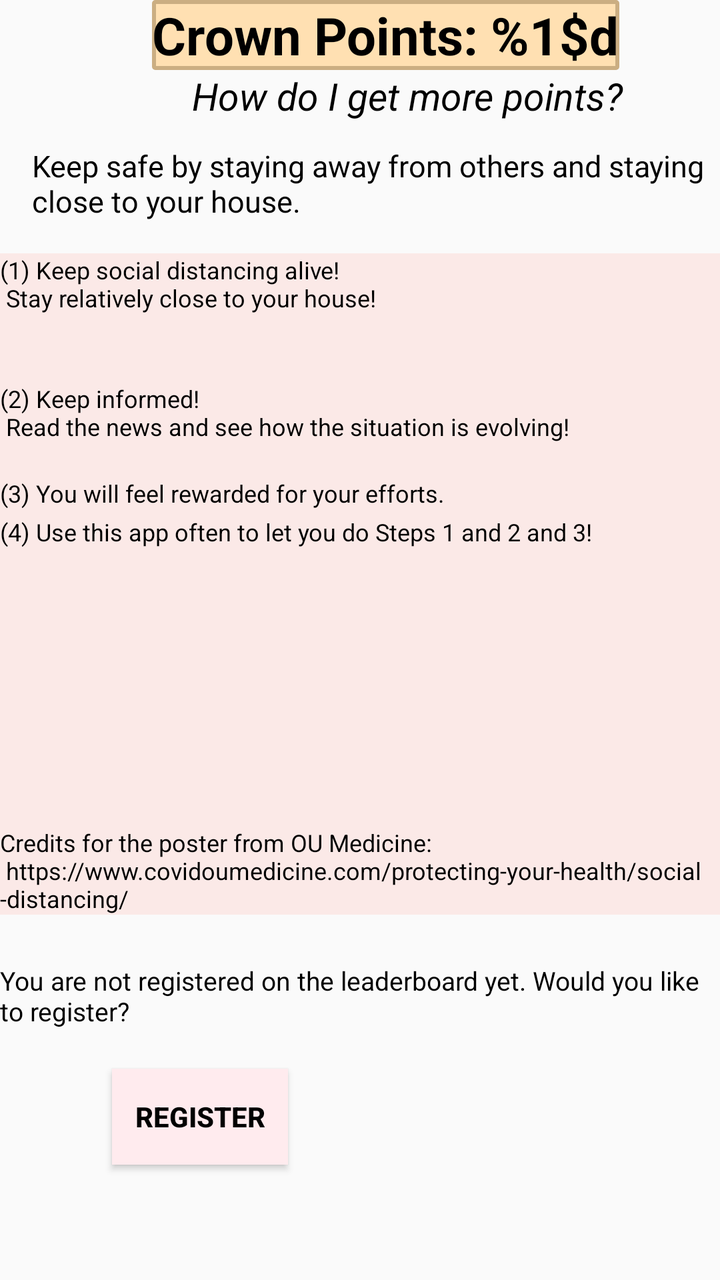
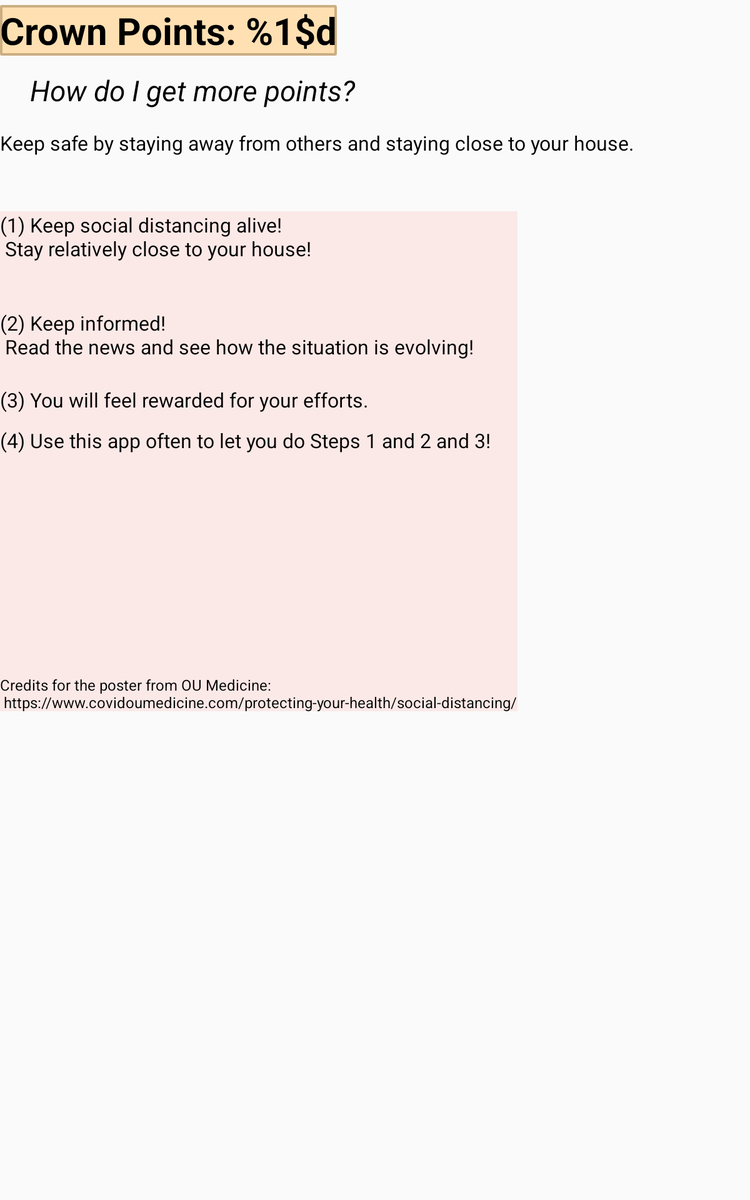

Two renders of one Android screen. The first uses the default layout on a phone; the second uses the alternative layout the repository ships for a different screen configuration, on a matching device. The two XML files are below.
<!-- AndroidManifest.xml: application theme AppTheme -->
<!-- res/layout/point_fragment.xml -->
<?xml version="1.0" encoding="utf-8"?>
<androidx.coordinatorlayout.widget.CoordinatorLayout xmlns:android="http://schemas.android.com/apk/res/android"
                                                     xmlns:app="http://schemas.android.com/apk/res-auto"
                                                     android:layout_width="match_parent"
                                                     android:layout_height="match_parent" android:id="@+id/coordinator">

    <androidx.constraintlayout.widget.ConstraintLayout android:layout_width="match_parent"
                                                       android:layout_height="match_parent">

        <TextView
                android:text="@string/points_title"
                android:layout_width="wrap_content"
                android:layout_height="wrap_content" android:id="@+id/points_title_view"
                app:layout_constraintTop_toTopOf="parent"
                app:layout_constraintStart_toStartOf="parent"
                android:textColor="@android:color/black"
                android:textSize="26sp"
                android:textStyle="bold"
                android:background="@drawable/border_bg" android:layout_marginStart="76dp"/>
        <TextView
                android:text="@string/how_do_i_get_more_points"
                android:layout_width="wrap_content"
                android:layout_height="wrap_content" android:id="@+id/subTitle"
                app:layout_constraintTop_toBottomOf="@+id/points_title_view"
                app:layout_constraintStart_toStartOf="parent"
                android:layout_marginStart="96dp"
                android:textSize="19sp"
                android:textStyle="italic"
                android:textColor="@android:color/black"/>
        <TextView
                android:text="@string/points_info"
                android:layout_width="wrap_content"
                android:layout_height="wrap_content" android:id="@+id/subTitleInfo"
                android:layout_marginTop="12dp" app:layout_constraintStart_toStartOf="parent"
                app:layout_constraintTop_toBottomOf="@id/subTitle"
                android:textSize="15sp"
                android:textStyle="normal"
                android:textColor="@android:color/black" android:layout_marginStart="16dp"/>
        <LinearLayout android:layout_width="match_parent" android:layout_height="wrap_content"
                      android:orientation="vertical"
                      android:background="#FBE9E7"
                      app:layout_constraintTop_toBottomOf="@+id/subTitleInfo"
                      android:layout_marginTop="16dp" app:layout_constraintStart_toStartOf="parent"
                      android:id="@+id/linearLayout">
            <TextView android:layout_width="wrap_content" android:layout_height="0dp"
                      android:textSize="12sp"
                      android:textColor="@android:color/black"
                      android:layout_weight="2"
                      android:layout_marginBottom="20dp"
                      android:text="@string/step_1"/>
            <TextView android:layout_width="wrap_content" android:layout_height="0dp"
                      android:textSize="12sp"
                      android:layout_marginBottom="3dp"
                      android:textColor="@android:color/black"
                      android:layout_weight="2"
                      android:text="@string/step_2"/>

            <TextView android:layout_width="wrap_content" android:layout_height="0dp"
                      android:textSize="12sp"
                      android:layout_marginBottom="3dp"
                      android:textColor="@android:color/black"
                      android:layout_weight="1"
                      android:text="@string/step_3"/>

            <TextView android:layout_width="wrap_content" android:layout_height="0dp"
                      android:textSize="12sp"
                      android:layout_marginBottom="10dp"
                      android:textColor="@android:color/black"
                      android:layout_weight="1"
                      android:text="@string/step_4"/>

            <ImageView android:layout_width="match_parent" android:layout_height="99dp"
                       android:layout_marginTop="10dp" android:contentDescription="@string/social_distancing_poster"
                       android:src="@drawable/social_distancing_poster"
                       android:layout_weight="1"
                       app:srcCompat="@drawable/social_distancing_poster"
                       android:scaleType="fitCenter" android:cropToPadding="true" android:adjustViewBounds="true"/>

            <TextView android:layout_width="wrap_content" android:layout_height="0dp"
                      android:textSize="12sp"
                      android:layout_marginTop="20dp"
                      android:textColor="@android:color/black"
                      android:layout_weight="1"
                      android:text="@string/credits_poster"/>
        </LinearLayout>

        <TextView
                android:text="@string/query_leaderboard"
                android:layout_width="wrap_content"
                app:layout_constraintLeft_toLeftOf="parent"
                android:textColor="@android:color/black"
                android:textSize="13sp"
                android:layout_height="wrap_content" android:id="@+id/registerQuery"
                app:layout_constraintTop_toBottomOf="@+id/linearLayout"
                android:layout_marginTop="24dp"/>

        <Button
                android:layout_width="wrap_content"
                android:layout_height="wrap_content"
                android:id="@+id/registerLeaderboard"
                app:layout_constraintTop_toBottomOf="@id/registerQuery"
                app:layout_constraintLeft_toLeftOf="parent"
                android:text="@string/register_sign"
                android:textColor="@android:color/black"
                android:background="#ffebee"
                android:textStyle="bold"
                android:layout_marginStart="56dp" android:layout_marginTop="20dp"/>

    </androidx.constraintlayout.widget.ConstraintLayout>
</androidx.coordinatorlayout.widget.CoordinatorLayout>
<!-- resources referenced by this layout -->
<resources>
  <!-- drawable border_bg (drawable) -->
  <?xml version="1.0" encoding="utf-8"?>
  <shape xmlns:android="http://schemas.android.com/apk/res/android"
  android:shape="rectangle" android:dither="true">
  
      <size android:height="20dp" android:width="30dp" />
      <solid android:color="#ffe0b2" />
      <corners android:radius="0.5dp" />
      <stroke android:width="2dp" android:color="#cbae82" />
  </shape>
  <string name="credits_poster">Credits for the poster from OU Medicine: \n
          https://www.covidoumedicine.com/protecting-your-health/social-distancing/
      </string>
  <string name="how_do_i_get_more_points">
          How do I get more points?
      </string>
  <string name="points_info">Keep safe by staying away from others and staying close to your house.</string>
  <string name="points_title">Crown Points: %1$d</string>
  <string name="query_leaderboard">You are not registered on the leaderboard yet. Would you like to register?</string>
  <string name="register_sign">REGISTER</string>
  <string name="social_distancing_poster">Social Distancing Poster</string>
  <string name="step_1">(1) Keep social distancing alive! \n Stay relatively close to your house! \n
      </string>
  <string name="step_2">(2) Keep informed! \n Read the news and see how the situation is evolving! \n
      </string>
  <string name="step_3">(3) You will feel rewarded for your efforts.
      </string>
  <string name="step_4">(4) Use this app often to let you do Steps 1 and 2 and 3!</string>
  <style name="AppTheme" parent="Base.Theme.AppCompat.Light.DarkActionBar">
          
          <item name="colorPrimary">@color/colorPrimary</item>
          <item name="colorPrimaryDark">@color/colorPrimaryDark</item>
          <item name="colorAccent">@color/colorAccent</item>
      </style>
  <color name="colorPrimary">#6200EE</color>
  <color name="colorPrimaryDark">#3700B3</color>
  <color name="colorAccent">#03DAC5</color>
</resources>
<!-- res/layout-w540dp-h960dp/point_fragment.xml (the author's variant of the layout above) -->
<!-- drawn on a 7-inch tablet held upright -->
<?xml version="1.0" encoding="utf-8"?>
<androidx.constraintlayout.widget.ConstraintLayout xmlns:android="http://schemas.android.com/apk/res/android"
                                                   xmlns:app="http://schemas.android.com/apk/res-auto" xmlns:tools="http://schemas.android.com/tools" android:layout_width="match_parent"
                                                   android:layout_height="match_parent">

    <TextView
            android:text="@string/points_title"
            android:layout_width="wrap_content"
            android:layout_height="wrap_content" android:id="@+id/points_title_view"
            app:layout_constraintTop_toTopOf="parent"
            android:layout_marginTop="4dp" app:layout_constraintStart_toStartOf="parent"
            android:textColor="@android:color/black"
            android:textSize="30sp"
            android:textStyle="bold"
            android:background="@drawable/border_bg"/>
    <TextView
            android:text="@string/how_do_i_get_more_points"
            android:layout_width="wrap_content"
            android:layout_height="wrap_content" android:id="@+id/subTitle"
            app:layout_constraintTop_toBottomOf="@+id/points_title_view"
            android:layout_marginTop="12dp" app:layout_constraintStart_toStartOf="parent"
            android:layout_marginStart="24dp"
            android:textSize="23sp"
            android:textStyle="italic"
            android:textColor="@android:color/black"/>

    <TextView
            android:text="@string/points_info"
            android:layout_width="wrap_content"
            android:layout_height="wrap_content" android:id="@+id/subTitleInfo"
            android:layout_marginTop="16dp" app:layout_constraintStart_toStartOf="parent"
            app:layout_constraintTop_toBottomOf="@id/subTitle"
            android:textSize="16sp"
            android:textStyle="normal"
            android:textColor="@android:color/black"/>
    <LinearLayout android:layout_width="wrap_content" android:layout_height="400dp"
                  android:orientation="vertical"
                  android:background="#FBE9E7"
                  app:layout_constraintTop_toBottomOf="@+id/subTitleInfo"
                  android:layout_marginTop="44dp" app:layout_constraintStart_toStartOf="parent"
    >
        <TextView android:layout_width="wrap_content" android:layout_height="0dp"
                  android:textSize="16sp"
                  android:textColor="@android:color/black"
                  android:layout_weight="2"
                  android:layout_marginBottom="20dp"
                  android:text="@string/step_1"/>
        <TextView android:layout_width="wrap_content" android:layout_height="0dp"
                  android:textSize="16sp"
                  android:layout_marginBottom="3dp"
                  android:textColor="@android:color/black"
                  android:layout_weight="2"
                  android:text="@string/step_2"/>

        <TextView android:layout_width="wrap_content" android:layout_height="0dp"
                  android:textSize="16sp"
                  android:layout_marginBottom="3dp"
                  android:textColor="@android:color/black"
                  android:layout_weight="1"
                  android:text="@string/step_3"/>

        <TextView android:layout_width="wrap_content" android:layout_height="0dp"
                  android:textSize="16sp"
                  android:layout_marginBottom="10dp"
                  android:textColor="@android:color/black"
                  android:layout_weight="1"
                  android:text="@string/step_4"/>

        <ImageView android:layout_width="match_parent" android:layout_height="99dp"
                   android:layout_marginTop="10dp" android:contentDescription="@string/social_distancing_poster"
                   android:src="@drawable/social_distancing_poster"
                   android:layout_weight="1"
                   app:srcCompat="@drawable/social_distancing_poster"
                   android:scaleType="fitCenter" android:cropToPadding="true" android:adjustViewBounds="true"/>

        <TextView android:layout_width="wrap_content" android:layout_height="0dp"
                  android:textSize="12sp"
                  android:layout_marginTop="20dp"
                  android:textColor="@android:color/black"
                  android:layout_weight="1"
                  android:text="@string/credits_poster"/>
    </LinearLayout>

</androidx.constraintlayout.widget.ConstraintLayout>
<!-- resources referenced by the variant -->
<!-- as a 7-inch tablet held upright resolves them -->
<resources>
  <!-- drawable border_bg (drawable) -->
  <?xml version="1.0" encoding="utf-8"?>
  <shape xmlns:android="http://schemas.android.com/apk/res/android"
  android:shape="rectangle" android:dither="true">
  
      <size android:height="20dp" android:width="30dp" />
      <solid android:color="#ffe0b2" />
      <corners android:radius="0.5dp" />
      <stroke android:width="2dp" android:color="#cbae82" />
  </shape>
  <string name="credits_poster">Credits for the poster from OU Medicine: \n
          https://www.covidoumedicine.com/protecting-your-health/social-distancing/
      </string>
  <string name="how_do_i_get_more_points">
          How do I get more points?
      </string>
  <string name="points_info">Keep safe by staying away from others and staying close to your house.</string>
  <string name="points_title">Crown Points: %1$d</string>
  <string name="social_distancing_poster">Social Distancing Poster</string>
  <string name="step_1">(1) Keep social distancing alive! \n Stay relatively close to your house! \n
      </string>
  <string name="step_2">(2) Keep informed! \n Read the news and see how the situation is evolving! \n
      </string>
  <string name="step_3">(3) You will feel rewarded for your efforts.
      </string>
  <string name="step_4">(4) Use this app often to let you do Steps 1 and 2 and 3!</string>
  <style name="AppTheme" parent="Base.Theme.AppCompat.Light.DarkActionBar">
          
          <item name="colorPrimary">@color/colorPrimary</item>
          <item name="colorPrimaryDark">@color/colorPrimaryDark</item>
          <item name="colorAccent">@color/colorAccent</item>
      </style>
  <color name="colorPrimary">#6200EE</color>
  <color name="colorPrimaryDark">#3700B3</color>
  <color name="colorAccent">#03DAC5</color>
</resources>
